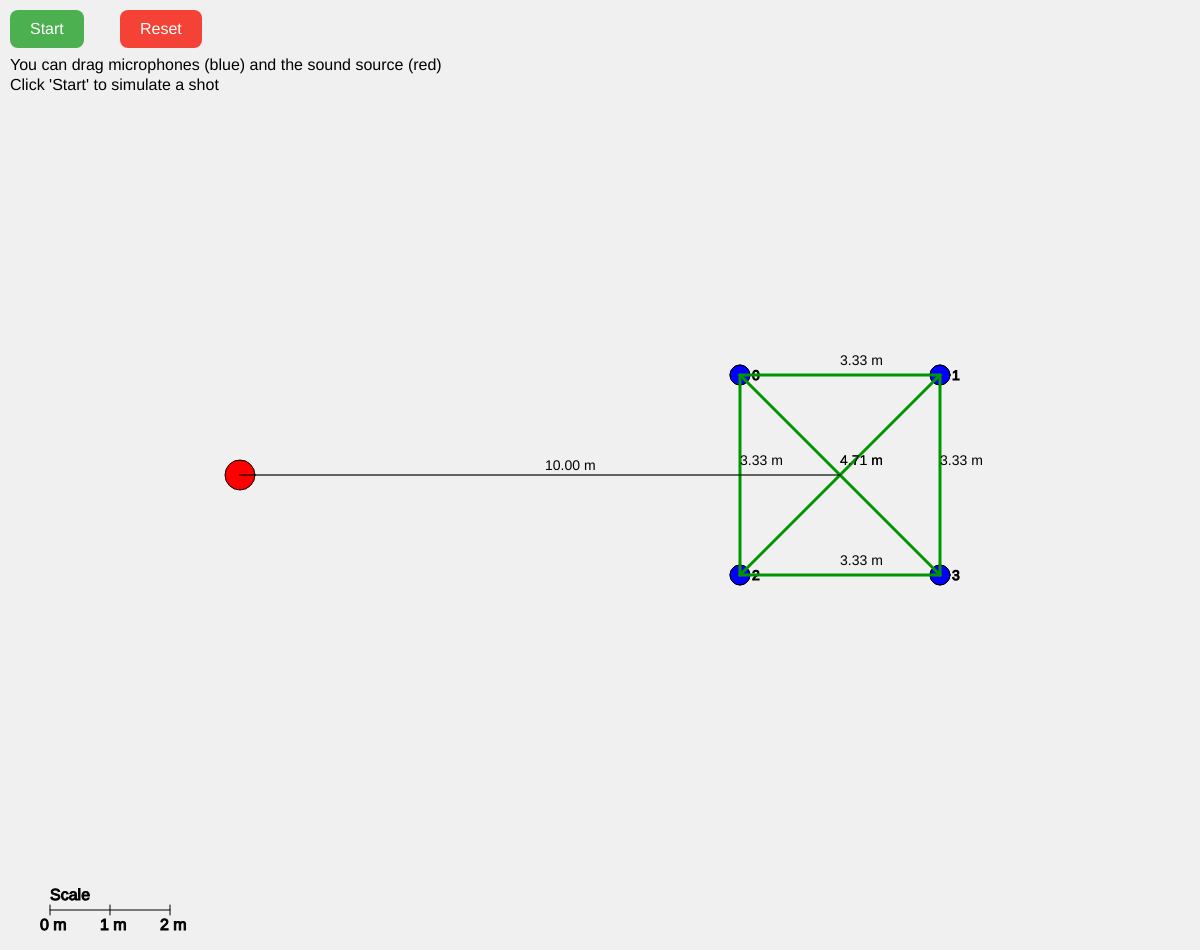
Frame 1 (no input)
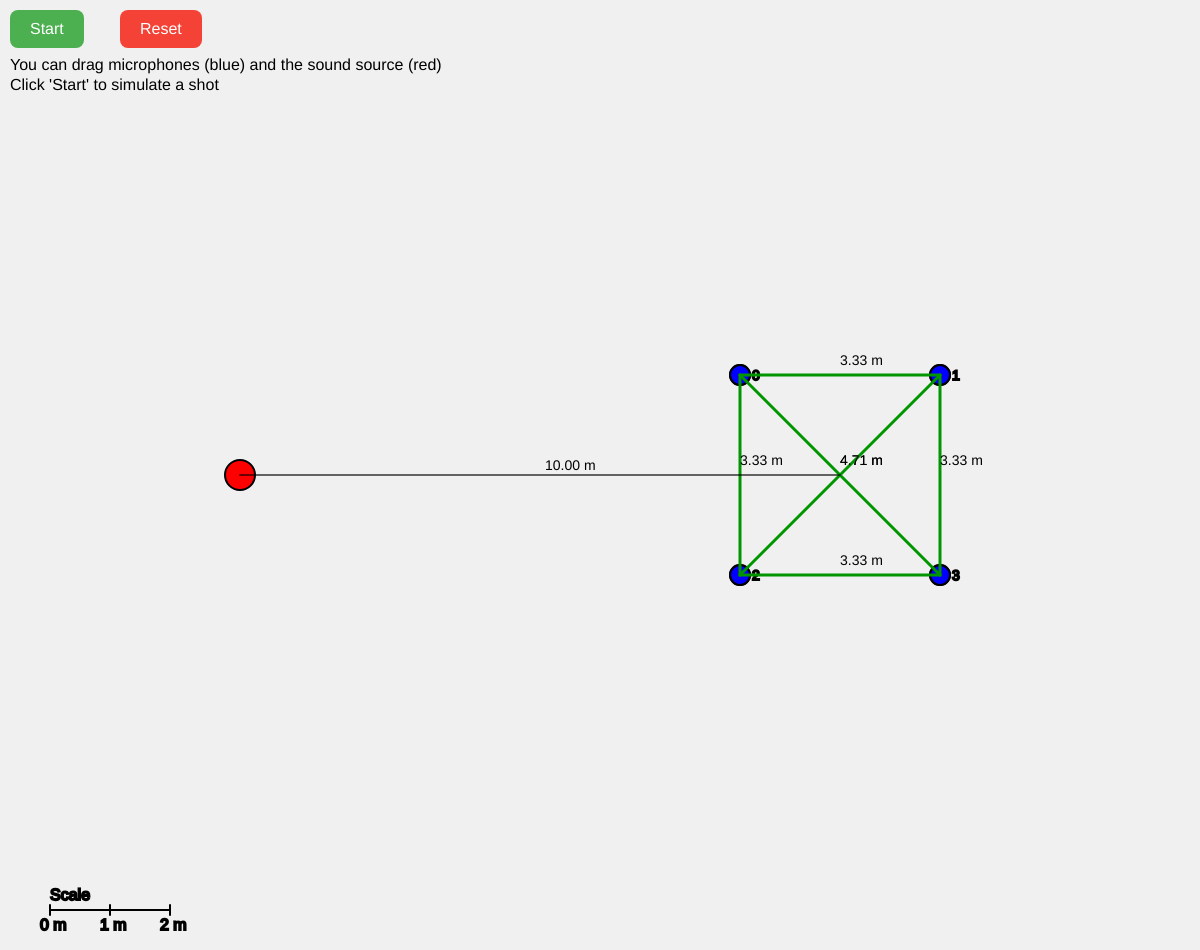
Frame 60 (no input)
Frame 120 (the mouse pressed at the canvas centre since frame 60): identical to frame 60, image omitted

The p5.js sketch that drew these frames (run headless with seeded random() and noise() and a simulated clock; from frame 60 on, the mouse is pressed at the canvas centre):

// p5.js sketch
// ── sketch.js
let microphones = [];
let source;
let draggingSource = false;
let shootButton, resetButton;

const totalDistanceM = 20; // full screen = 20 meters
let pixelToMeter;
const v = 343; // speed of sound in m/s

let waveStartTime;
let waveProgress = 0;
let firstMicIndex = 0;
let shotFired = false;
let animationDone = false;

// Simulated time differences between microphones
let dt = [0, 0, 0, 0, 0, 0];

// Flags for drawing reference lines
let showMicLines = true;
let showSourceLine = true;


function setup() {
  createCanvas(windowWidth, windowHeight - 50);
  pixelToMeter = totalDistanceM / width;
  initElements();

  shootButton = createButton('Start');
  shootButton.position(10, 10);
  styleButton(shootButton, '#4CAF50');
  shootButton.mousePressed(() => {
    shotFired = true;
    animationDone = false;
    waveStartTime = millis();
    waveProgress = 0;

    // Compute distances from source to each microphone
    let distances = microphones.map(mic => dist(source.x, source.y, mic.x, mic.y) * pixelToMeter);

    // Compute simulated time differences of arrival (TDOA)
    dt[0] = (distances[1] - distances[0]) / v;
    dt[1] = (distances[2] - distances[0]) / v;
    dt[2] = (distances[3] - distances[0]) / v;
    dt[3] = (distances[2] - distances[1]) / v;
    dt[4] = (distances[3] - distances[1]) / v;
    dt[5] = (distances[3] - distances[2]) / v;

    showMicLines = false;
    showSourceLine = false;
  });

  resetButton = createButton('Reset');
  resetButton.position(120, 10);
  styleButton(resetButton, '#f44336');
  resetButton.mousePressed(() => {
    initElements();
    shotFired = false;
    animationDone = false;
    showMicLines = true;
    showSourceLine = true;
  });
}

function styleButton(btn, bgColor) {
  btn.style('font-size', '16px');
  btn.style('padding', '10px 20px');
  btn.style('background-color', bgColor);
  btn.style('color', 'white');
  btn.style('border', 'none');
  btn.style('border-radius', '8px');
  btn.style('cursor', 'pointer');
}

function initElements() {
  microphones = [];
  let centerX = width * 0.7;
  let centerY = height * 0.5;
  let spacing = 100;

  microphones.push(createVector(centerX - spacing, centerY - spacing));
  microphones.push(createVector(centerX + spacing, centerY - spacing));
  microphones.push(createVector(centerX - spacing, centerY + spacing));
  microphones.push(createVector(centerX + spacing, centerY + spacing));

  // Initial source position
  source = createVector(centerX - 600, centerY);
}

function draw() {
  background(240);

  fill(0);
  noStroke();
  textSize(16);
  text("You can drag microphones (blue) and the sound source (red)", 10, 70);
  text("Click 'Start' to simulate a shot", 10, 90);

  drawScale();

  // Draw microphones
  fill(0, 0, 255);
  for (let mic of microphones) ellipse(mic.x, mic.y, 20, 20);

  // Draw microphone indices
  let centerMic = createVector(
    microphones.reduce((sum, m) => sum + m.x, 0) / microphones.length,
    microphones.reduce((sum, m) => sum + m.y, 0) / microphones.length
  );
  fill(0, 0, 255);
  textSize(14);
  for (let i = 0; i < microphones.length; i++) {
    let mic = microphones[i];
    ellipse(mic.x, mic.y, 20, 20);
    fill(0);
    text(i, mic.x + 12, mic.y + 5);
    fill(0, 0, 255);
  }

  // Draw microphone connection lines
  if (showMicLines) {
    for (let i = 0; i < microphones.length; i++) {
      for (let j = i + 1; j < microphones.length; j++) {
        let micA = microphones[i];
        let micB = microphones[j];
        push();
        stroke(0, 150, 0);
        strokeWeight(3);
        line(micA.x, micA.y, micB.x, micB.y);
        pop();

        push();
        noStroke();
        fill(0);
        textSize(14);
        let d = dist(micA.x, micA.y, micB.x, micB.y) * pixelToMeter;
        text(d.toFixed(2) + " m", (micA.x + micB.x) / 2, (micA.y + micB.y) / 2 - 10);
        pop();
      }
    }
  }

  // Draw sound source
  fill(255, 0, 0);
  ellipse(source.x, source.y, 30, 30);

  // Line between source and array center
  if (showSourceLine) {
    stroke(0, 0, 0, 150);
    strokeWeight(2);
    line(source.x, source.y, centerMic.x, centerMic.y);

    noStroke();
    fill(0);
    let distSourceCenter = dist(source.x, source.y, centerMic.x, centerMic.y) * pixelToMeter;
    text(distSourceCenter.toFixed(2) + " m", (source.x + centerMic.x) / 2 + 5, (source.y + centerMic.y) / 2 - 5);
  }

  let centerHyper = null;

  if (shotFired) {
    let distances = microphones.map(mic => dist(source.x, source.y, mic.x, mic.y));
    firstMicIndex = distances.indexOf(min(distances));

    // Progress of the expanding wave
    waveProgress = ((millis() - waveStartTime) / 1000) * v / pixelToMeter * 0.02;
    let maxDistance = max(distances);
    if (waveProgress >= maxDistance) {
      waveProgress = maxDistance;
      animationDone = true;
    }

    // Draw propagation lines
    for (let i = 0; i < microphones.length; i++) {
      let mic = microphones[i];
      let d = distances[i];
      let ratio = constrain(waveProgress / d, 0, 1);

      push();
      stroke(0);
      strokeWeight(1);
      drawingContext.setLineDash([5, 5]);
      line(source.x, source.y, source.x + (mic.x - source.x) * ratio, source.y + (mic.y - source.y) * ratio);
      drawingContext.setLineDash([]);
      pop();

      if (ratio >= 1) {
        fill(0);
        noStroke();
        textSize(14);
        if (i === firstMicIndex) text("Received", mic.x + 10, mic.y - 10);
        else {
          let dtText = ((d - distances[firstMicIndex]) * pixelToMeter / v).toFixed(3);
          text("Δt =" + dtText + " s", mic.x + 10, mic.y - 10);
        }
      }
    }

    // After propagation is finished → draw hyperbolas and estimate source
    if (animationDone) {
      let colArr = [
        color(255, 0, 0, 100), color(0, 255, 0, 100), color(0, 0, 255, 100),
        color(255, 165, 0, 100), color(255, 0, 255, 100), color(0, 255, 255, 100)
      ];

      let k = 0;
      for (let i = 0; i < microphones.length; i++) {
        for (let j = i + 1; j < microphones.length; j++) {
          drawHyperbola(microphones[i], microphones[j], dt[k] * v, colArr[k]);
          k++;
        }
      }

      // Brute-force hyperbola intersection search
      let intersectionPoints = [];
      let tolerance = 0.2;
      for (let x = 0; x < width; x += 5) {
        for (let y = 0; y < height; y += 5) {
          let valid = true;
          let idx = 0;
          for (let i = 0; i < microphones.length; i++) {
            for (let j = i + 1; j < microphones.length; j++) {
              let dA = dist(x, y, microphones[i].x, microphones[i].y) * pixelToMeter;
              let dB = dist(x, y, microphones[j].x, microphones[j].y) * pixelToMeter;
              if (abs((dB - dA) - dt[idx] * v) > tolerance) valid = false;
              idx++;
            }
          }
          if (valid) intersectionPoints.push(createVector(x, y));
        }
      }

      if (intersectionPoints.length > 0) {
        fill(0, 255, 0, 150);
        noStroke();
        for (let p of intersectionPoints) ellipse(p.x, p.y, 6, 6);

        let sumX = 0, sumY = 0;
        for (let p of intersectionPoints) {
          sumX += p.x;
          sumY += p.y;
        }
        centerHyper = createVector(sumX / intersectionPoints.length, sumY / intersectionPoints.length);

        // Draw estimated direction arrow
        let arrowLength = 50;
        let dir = p5.Vector.sub(centerHyper, centerMic).normalize().mult(arrowLength);
        let tip = p5.Vector.add(centerMic, dir);
        drawArrow(centerMic, tip);
      }
    }
  }

  if (centerHyper) drawOperatorConsole(centerMic, centerHyper);
}

function drawHyperbola(micA, micB, deltaD, col) {
  stroke(col);
  noFill();
  strokeWeight(1);
  for (let x = 0; x < width; x += 2) {
    for (let y = 0; y < height; y += 2) {
      let dA = dist(x, y, micA.x, micA.y) * pixelToMeter;
      let dB = dist(x, y, micB.x, micB.y) * pixelToMeter;
      if (abs((dB - dA) - deltaD) < 0.2) point(x, y);
    }
  }
}

function drawArrow(base, tip) {
  push();
  stroke(255, 0, 0);
  strokeWeight(4);
  fill(255, 0, 0);
  line(base.x, base.y, tip.x, tip.y);

  let angle = atan2(tip.y - base.y, tip.x - base.x);
  let arrowSize = 15;
  translate(tip.x, tip.y);
  rotate(angle);
  triangle(0, 0, -arrowSize, arrowSize / 2, -arrowSize, -arrowSize / 2);
  pop();
}

function mouseDragged() {
  if (shotFired && animationDone) return;
  for (let mic of microphones) if (dist(mouseX, mouseY, mic.x, mic.y) < 15) mic.set(mouseX, mouseY);
  if (draggingSource) source.set(mouseX, mouseY);
}

function mousePressed() {
  if (dist(mouseX, mouseY, source.x, source.y) < 15) draggingSource = true;
}

function mouseReleased() {
  draggingSource = false;
}

function drawScale() {
  stroke(0);
  fill(0);
  let scaleX = 50;
  let scaleY = height - 40;
  let scaleLength = width * (2 / totalDistanceM);

  line(scaleX, scaleY, scaleX + scaleLength, scaleY);
  for (let i = 0; i <= 2; i++) {
    let x = scaleX + i * (scaleLength / 2);
    line(x, scaleY - 5, x, scaleY + 5);
    text(i + " m", x - 10, scaleY + 20);
  }
  text("Scale", scaleX, scaleY - 10);
}

function drawOperatorConsole(centerMic, centerHyper) {
  let x = width - 250;
  let y = 20;

  fill(230);
  stroke(0);
  strokeWeight(1);
  rect(x, y, 240, 220, 10); // increased height for more info

  fill(0);
  noStroke();
  textSize(14);
  text("Operator Console", x + 10, y + 20);

  // Ground truth values
  let trueDistance = dist(centerMic.x, centerMic.y, source.x, source.y) * pixelToMeter;
  let trueAngle = degrees(atan2(source.y - centerMic.y, source.x - centerMic.x));
  text("True Distance: " + trueDistance.toFixed(2) + " m", x + 10, y + 45);
  text("True Angle: " + trueAngle.toFixed(1) + "°", x + 10, y + 65);

  // Estimated values
  let estimatedDistance = dist(centerMic.x, centerMic.y, centerHyper.x, centerHyper.y) * pixelToMeter;
  let estimatedAngle = degrees(atan2(centerHyper.y - centerMic.y, centerHyper.x - centerMic.x));
  text("Estimated Distance: " + estimatedDistance.toFixed(2) + " m", x + 10, y + 90);
  text("Estimated Angle: " + estimatedAngle.toFixed(1) + "°", x + 10, y + 110);

  // Color legend
  let colArr = [
    "Red (0-1)", "Green (0-2)", "Blue (0-3)",
    "Orange (1-2)", "Magenta (1-3)", "Cyan (2-3)"
  ];
  for (let i = 0; i < colArr.length; i++) {
    fill([
      color(255,0,0), color(0,255,0), color(0,0,255),
      color(255,165,0), color(255,0,255), color(0,255,255)
    ][i]);
    rect(x + 10, y + 125 + i * 15, 10, 10);
    fill(0);
    text(colArr[i], x + 25, y + 135 + i * 15);
  }
}

function windowResized() {
  resizeCanvas(windowWidth, windowHeight - 50);
  pixelToMeter = totalDistanceM / width;
}
